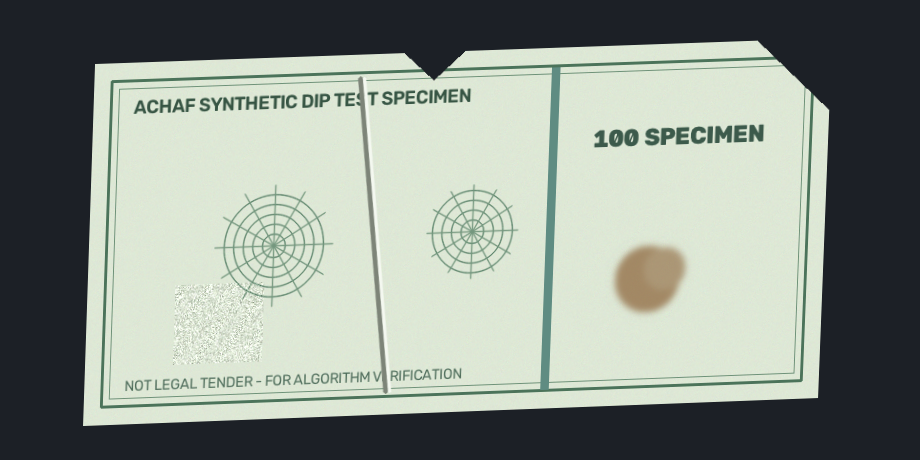
#> input picture sample_data/synthetic_specimen_angled_damaged.png, 920 x 460 px
$ python -i segmentation.py   (imports and definitions only)
#> lines starting #> are read from the running program, lines starting #| are printed output that depends on the picture; after the words box and inside, x2 and y2 are one past the last pixel; in counts of white or black regions, pixels touching at a corner belong together
"""Module 3: Currency Note Segmentation and Perspective Correction.

Isolates the currency note from its background using multi-cue foreground
extraction (Canny edges, Otsu/adaptive thresholding, border background modeling,
contour extraction, and quadrilateral approximation), performs 4-point
perspective rectification, and preserves both forward and inverse homography
matrices for accurate spatial localization.

When automatic segmentation cannot reliably isolate a quadrilateral contour,
the module explicitly reports segmentation failure and falls back to manual
margin cropping or full-frame analysis without pretending perspective correction
succeeded.
"""

from __future__ import annotations

from dataclasses import dataclass, field
from typing import List, Optional, Tuple

import cv2
import numpy as np

from config.settings import (
    AnalysisSettings,
    STANDARD_RECTIFIED_HEIGHT,
    STANDARD_RECTIFIED_WIDTH,
)


@dataclass
class SegmentationResult:
    """Result of currency-note segmentation and perspective rectification."""

    segmentation_succeeded: bool
    perspective_corrected: bool
    method_used: str  # "quad_perspective", "min_area_rect", "already_cropped", "manual_crop_fallback"
    rectified_rgb: np.ndarray
    rectified_mask: np.ndarray  # Binary mask (255 = note foreground, 0 = background/missing)
    original_contour_mask: np.ndarray  # Foreground mask in resized input coordinates
    detected_quad_corners: Optional[np.ndarray] = None  # Shape (4, 2) float32 in resized coords
    detected_contour: Optional[np.ndarray] = None
    homography: Optional[np.ndarray] = None      # 3x3 transform: resized -> rectified
    inv_homography: Optional[np.ndarray] = None  # 3x3 transform: rectified -> resized
    contour_area_ratio: float = 1.0
    estimated_aspect_ratio: float = 2.1
    status_message: str = ""
    warnings: List[str] = field(default_factory=list)


def order_quad_points(pts: np.ndarray) -> np.ndarray:
    """Order 4 points consistently as: top-left, top-right, bottom-right, bottom-left."""
    pts = np.asarray(pts, dtype=np.float32).reshape(4, 2)
    # Sort by y-coordinate (top two vs bottom two)
    y_sorted = pts[np.argsort(pts[:, 1])]
    top_pts = y_sorted[:2]
    bottom_pts = y_sorted[2:]

    tl, tr = top_pts[np.argsort(top_pts[:, 0])]
    bl, br = bottom_pts[np.argsort(bottom_pts[:, 0])]
    return np.array([tl, tr, br, bl], dtype=np.float32)


def _compute_foreground_mask(
    rgb_image: np.ndarray,
    canny_low: int = 40,
    canny_high: int = 140,
    alpha_mask: Optional[np.ndarray] = None,
) -> np.ndarray:
    """Combine border-background modeling, Otsu thresholding, and Canny edges to extract note mask."""
    h, w = rgb_image.shape[:2]

    # 1. If explicit alpha mask exists and has transparent background, use it directly
    if alpha_mask is not None and alpha_mask.shape[:2] == (h, w):
        if np.mean(alpha_mask < 128) > 0.03:
            mask = np.where(alpha_mask >= 128, 255, 0).astype(np.uint8)
            kernel = cv2.getStructuringElement(cv2.MORPH_RECT, (5, 5))
            return cv2.morphologyEx(mask, cv2.MORPH_CLOSE, kernel)

    gray = cv2.cvtColor(rgb_image, cv2.COLOR_RGB2GRAY)
    blurred = cv2.GaussianBlur(gray, (5, 5), 0)
    lab = cv2.cvtColor(rgb_image, cv2.COLOR_RGB2LAB).astype(np.float32)

    # 2. Estimate background color distribution from a thin outer frame (2% border)
    b_h = max(2, int(round(h * 0.025)))
    b_w = max(2, int(round(w * 0.025)))
    border_mask = np.zeros((h, w), dtype=bool)
    border_mask[:b_h, :] = True
    border_mask[-b_h:, :] = True
    border_mask[:, :b_w] = True
    border_mask[:, -b_w:] = True

    border_pixels_lab = lab[border_mask]
    bg_median_lab = np.median(border_pixels_lab, axis=0)
    border_std = float(np.mean(np.std(border_pixels_lab, axis=0)))

    # Color distance from border background in CIE Lab space
    diff_lab = np.linalg.norm(lab - bg_median_lab[np.newaxis, np.newaxis, :], axis=2)

    # Adaptive threshold on color distance if border is reasonably uniform
    if border_std < 28.0:
        dist_thresh = max(16.0, min(42.0, border_std * 2.2 + 12.0))
        bg_diff_mask = np.where(diff_lab > dist_thresh, 255, 0).astype(np.uint8)
    else:
        bg_diff_mask = np.zeros((h, w), dtype=np.uint8)

    # 3. Otsu thresholding (choose polarity that places center of image as foreground)
    _, otsu_mask = cv2.threshold(blurred, 0, 255, cv2.THRESH_BINARY + cv2.THRESH_OTSU)
    center_patch = otsu_mask[h // 3 : 2 * h // 3, w // 3 : 2 * w // 3]
    border_patch_mean = float(np.mean(otsu_mask[border_mask]))
    if float(np.mean(center_patch)) < border_patch_mean:
        otsu_mask = cv2.bitwise_not(otsu_mask)

    # 4. Canny edges + morphological closing
    edges = cv2.Canny(blurred, canny_low, canny_high)
    close_k = max(7, int(round(min(h, w) * 0.03)))
    if close_k % 2 == 0:
        close_k += 1
    kernel = cv2.getStructuringElement(cv2.MORPH_RECT, (close_k, close_k))
    edge_closed = cv2.morphologyEx(edges, cv2.MORPH_CLOSE, kernel)

    # Fill external contours of closed edges
    cnts, _ = cv2.findContours(edge_closed, cv2.RETR_EXTERNAL, cv2.CHAIN_APPROX_SIMPLE)
    edge_filled = np.zeros((h, w), dtype=np.uint8)
    if cnts:
        largest_edge_cnt = max(cnts, key=cv2.contourArea)
        if cv2.contourArea(largest_edge_cnt) > 0.12 * (h * w):
            cv2.drawContours(edge_filled, [largest_edge_cnt], -1, 255, thickness=cv2.FILLED)

    # Combine cues: prefer bg_diff_mask when strong, reinforced by otsu & edge_filled
    if np.mean(bg_diff_mask > 0) > 0.15 and np.mean(bg_diff_mask > 0) < 0.96:
        combined = cv2.bitwise_or(bg_diff_mask, edge_filled)
    else:
        combined = cv2.bitwise_or(otsu_mask, edge_filled)

    # Clean up mask with morphological closing then opening
    combined = cv2.morphologyEx(combined, cv2.MORPH_CLOSE, kernel)
    open_k = max(3, close_k // 2)
    if open_k % 2 == 0:
        open_k += 1
    open_kernel = cv2.getStructuringElement(cv2.MORPH_RECT, (open_k, open_k))
    combined = cv2.morphologyEx(combined, cv2.MORPH_OPEN, open_kernel)

    return combined


def _fit_quadrilateral_envelope(contour: np.ndarray) -> Tuple[np.ndarray, str]:
    """Fit a 4-corner quadrilateral envelope around a currency note contour.

    Uses convex hull polygon approximation first; if a clean 4-vertex polygon is
    not found or is geometrically skewed, uses the minimum-area bounding rectangle
    so that missing corners or edge tears remain inside the quadrilateral frame
    and can be measured as foreground deficits.
    """
    hull = cv2.convexHull(contour)
    peri = cv2.arcLength(hull, True)

    for eps_factor in (0.015, 0.025, 0.035, 0.05, 0.07):
        approx = cv2.approxPolyDP(hull, eps_factor * peri, True)
        if len(approx) == 4 and cv2.isContourConvex(approx):
            quad = order_quad_points(approx.reshape(4, 2))
            # Check that quad area is close to minAreaRect area (if a corner is torn off,
            # minAreaRect preserves the full expected corner while approxPolyDP might cut it)
            rect = cv2.minAreaRect(contour)
            box = cv2.boxPoints(rect)
            rect_area = max(1.0, float(cv2.contourArea(box)))
            quad_area = float(cv2.contourArea(quad))
            if 0.92 <= (quad_area / rect_area) <= 1.05:
                return quad, "quad_perspective"

    # Fallback to minimum-area bounding rectangle of the contour
    rect = cv2.minAreaRect(contour)
    box = cv2.boxPoints(rect)
    return order_quad_points(box), "min_area_rect"


def _rectify_from_quad(
    rgb_image: np.ndarray,
    contour_mask: np.ndarray,
    quad_pts: np.ndarray,
) -> Tuple[np.ndarray, np.ndarray, np.ndarray, np.ndarray, float]:
    """Warp image and foreground mask using 4 ordered quad corners into a canonical frame."""
    quad = order_quad_points(quad_pts)
    tl, tr, br, bl = quad

    width_top = float(np.linalg.norm(tr - tl))
    width_bottom = float(np.linalg.norm(br - bl))
    max_w = max(width_top, width_bottom, 1.0)

    height_left = float(np.linalg.norm(bl - tl))
    height_right = float(np.linalg.norm(br - tr))
    max_h = max(height_left, height_right, 1.0)

    # If the note is oriented vertically (portrait), rotate quad ordering so width > height
    if max_h > max_w * 1.15:
        quad = np.array([bl, tl, tr, br], dtype=np.float32)
        max_w, max_h = max_h, max_w

    aspect_ratio = float(max_w / max(max_h, 1.0))

    dst_w = STANDARD_RECTIFIED_WIDTH
    # Clamp target height to reasonable bounds while respecting note aspect ratio
    computed_h = int(round(dst_w / np.clip(aspect_ratio, 1.4, 2.8)))
    dst_h = max(240, min(560, computed_h))

    dst_pts = np.array(
        [
            [0.0, 0.0],
            [float(dst_w - 1), 0.0],
            [float(dst_w - 1), float(dst_h - 1)],
            [0.0, float(dst_h - 1)],
        ],
        dtype=np.float32,
    )

    homography = cv2.getPerspectiveTransform(quad, dst_pts)
    inv_homography = cv2.getPerspectiveTransform(dst_pts, quad)

    rectified_rgb = cv2.warpPerspective(
        rgb_image,
        homography,
        (dst_w, dst_h),
        flags=cv2.INTER_LINEAR,
        borderMode=cv2.BORDER_CONSTANT,
        borderValue=(0, 0, 0),
    )

    rectified_mask = cv2.warpPerspective(
        contour_mask,
        homography,
        (dst_w, dst_h),
        flags=cv2.INTER_NEAREST,
        borderMode=cv2.BORDER_CONSTANT,
        borderValue=0,
    )
    rectified_mask = np.where(rectified_mask >= 128, 255, 0).astype(np.uint8)

    return rectified_rgb, rectified_mask, homography, inv_homography, aspect_ratio


# [46 lines left out: function apply_manual_crop, not called in this run]


def segment_and_rectify_note(
    rgb_image: np.ndarray,
    settings: Optional[AnalysisSettings] = None,
    alpha_mask: Optional[np.ndarray] = None,
) -> SegmentationResult:
    """Segment the currency note from the background and rectify its perspective.

    Parameters
    ----------
    rgb_image : np.ndarray
        Preprocessed (resized) RGB uint8 image.
    settings : AnalysisSettings, optional
        Segmentation configuration parameters.
    alpha_mask : np.ndarray, optional
        Optional alpha channel mask resized to match `rgb_image`.

    Returns
    -------
    SegmentationResult
        Rectified note image, foreground mask, homographies, and diagnostic status.
    """
    cfg = settings or AnalysisSettings()
    h, w = rgb_image.shape[:2]

    # Check if user explicitly disabled auto-segmentation or requested manual crop
    if not cfg.enable_auto_segmentation or any(m > 0.001 for m in cfg.manual_crop_margins):
        return apply_manual_crop(rgb_image, cfg.manual_crop_margins)

    fg_mask = _compute_foreground_mask(
        rgb_image,
        canny_low=cfg.canny_low_threshold,
        canny_high=cfg.canny_high_threshold,
        alpha_mask=alpha_mask,
    )

    contours, _ = cv2.findContours(fg_mask, cv2.RETR_EXTERNAL, cv2.CHAIN_APPROX_SIMPLE)
    if not contours:
        res = apply_manual_crop(rgb_image, (0.0, 0.0, 0.0, 0.0))
        res.status_message = (
            "Automatic segmentation failed: no foreground contour detected. "
            "Falling back to unrectified full-frame image."
        )
        return res

    largest_cnt = max(contours, key=cv2.contourArea)
    cnt_area = float(cv2.contourArea(largest_cnt))
    img_area = float(h * w)
    area_ratio = cnt_area / max(img_area, 1.0)

    if area_ratio < cfg.min_note_area_ratio:
        res = apply_manual_crop(rgb_image, (0.0, 0.0, 0.0, 0.0))
        res.status_message = (
            f"Automatic segmentation failed: largest contour occupies only "
            f"{area_ratio * 100:.1f}% of the frame (minimum required: "
            f"{cfg.min_note_area_ratio * 100:.0f}%). Using manual/full-frame fallback."
        )
        return res

    # Build clean single-component contour mask
    clean_cnt_mask = np.zeros((h, w), dtype=np.uint8)
    cv2.drawContours(clean_cnt_mask, [largest_cnt], -1, 255, thickness=cv2.FILLED)

    quad_pts, fit_method = _fit_quadrilateral_envelope(largest_cnt)
    rect_rgb, rect_mask, H, H_inv, aspect = _rectify_from_quad(
        rgb_image, clean_cnt_mask, quad_pts
    )

    warnings: List[str] = []
    if aspect < 1.30 or aspect > 3.10:
        warnings.append(
            f"Detected contour aspect ratio ({aspect:.2f}:1) deviates from typical "
            "currency note proportions (~1.9:1 to 2.3:1). Verify that the note is "
            "fully visible and not occluded."
        )

    # Check if the contour covers almost the entire image frame (>= 97%)
    if area_ratio >= 0.97:
        return SegmentationResult(
            segmentation_succeeded=True,
            perspective_corrected=False,
            method_used="already_cropped",
            rectified_rgb=rect_rgb,
            rectified_mask=rect_mask,
            original_contour_mask=clean_cnt_mask,
            detected_quad_corners=quad_pts,
            detected_contour=largest_cnt,
            homography=H,
            inv_homography=H_inv,
            contour_area_ratio=area_ratio,
            estimated_aspect_ratio=aspect,
            status_message=(
                "Input image appears tightly cropped to the currency note boundary "
                f"(occupies {area_ratio * 100:.1f}% of frame). Standardized to canonical dimensions."
            ),
            warnings=warnings,
        )

    return SegmentationResult(
        segmentation_succeeded=True,
        perspective_corrected=True,
        method_used=fit_method,
        rectified_rgb=rect_rgb,
        rectified_mask=rect_mask,
        original_contour_mask=clean_cnt_mask,
        detected_quad_corners=quad_pts,
        detected_contour=largest_cnt,
        homography=H,
        inv_homography=H_inv,
        contour_area_ratio=area_ratio,
        estimated_aspect_ratio=aspect,
        status_message=(
            f"Note boundary segmented ({area_ratio * 100:.1f}% frame area) and "
            f"perspective rectified via {fit_method}."
        ),
        warnings=warnings,
    )

>>> import cv2
>>> picture = cv2.cvtColor(cv2.imread('../sample_data/synthetic_specimen_angled_damaged.png'), cv2.COLOR_BGR2RGB)
>>> result = segment_and_rectify_note(picture)
#> in _compute_foreground_mask, `lab = cv2.cvtColor(rgb_image, cv2.COLOR_RGB2LAB).astype(np.float32)`:
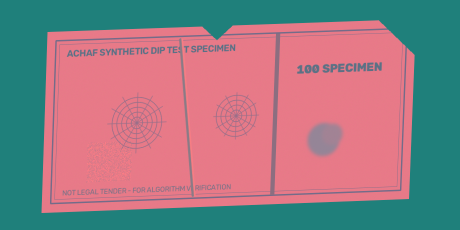
#> lab: shape (460, 920, 3) float32 (shown at 1/2 size); mean R, G, B 149.4, 123.4, 131.2
#> in _compute_foreground_mask, `bg_median_lab = np.median(border_pixels_lab, axis=0)`: bg_median_lab = [31, 128, 123]
#> in _compute_foreground_mask, `border_std = float(np.mean(np.std(border_pixels_lab, axis=0)))`: border_std = 0
#> in _compute_foreground_mask, `diff_lab = np.linalg.norm(lab - bg_median_lab[np.newaxis, np.newaxis, ..`:
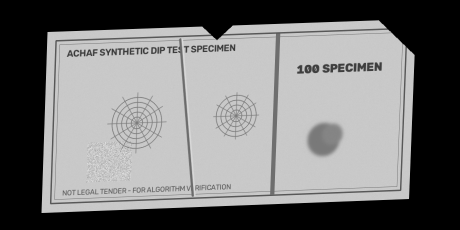
#> diff_lab: shape (460, 920) float32 (shown at 1/2 size); min 0, max 224.2, mean 118.5
#> in _compute_foreground_mask, `dist_thresh = max(16.0, min(42.0, border_std * 2.2 + 12.0))`: dist_thresh = 16
#> in _compute_foreground_mask, `bg_diff_mask = np.where(diff_lab > dist_thresh, 255, 0).astype(np.uint8)`:
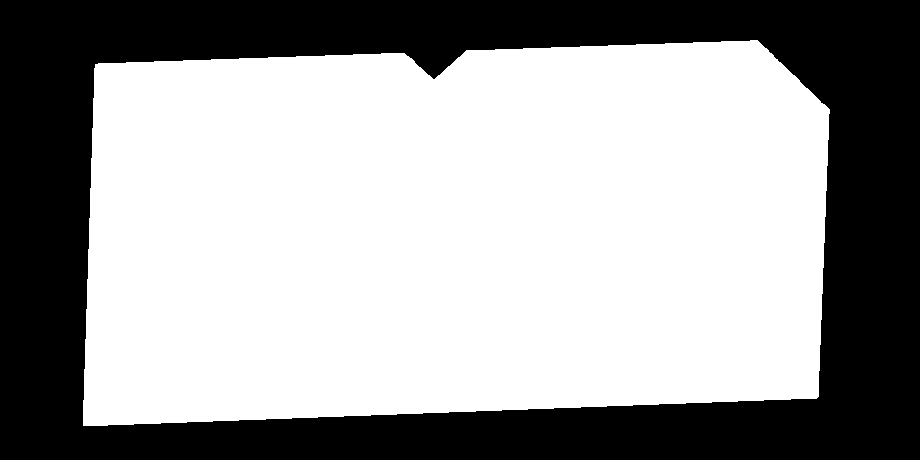
#> bg_diff_mask: shape (460, 920); 62.1% white; 1 black region, box (x1, y1, x2, y2) and area: (0, 0, 920, 460) 160465
#> in _compute_foreground_mask, `center_patch = otsu_mask[h // 3 : 2 * h // 3, w // 3 : 2 * w // 3]`:
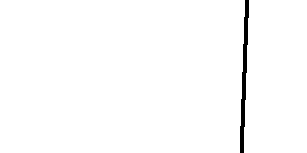
#> center_patch: shape (153, 307); 98.7% white; 1 black region, box (x1, y1, x2, y2) and area: (240, 0, 249, 153) 617
#> in _compute_foreground_mask, `border_patch_mean = float(np.mean(otsu_mask[border_mask]))`: border_patch_mean = 0
#> in _compute_foreground_mask, `edge_closed = cv2.morphologyEx(edges, cv2.MORPH_CLOSE, kernel)`:
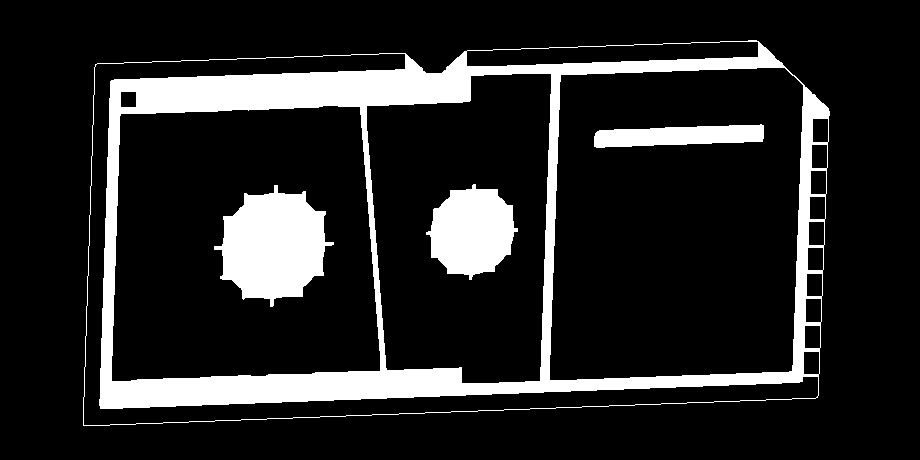
#> edge_closed: shape (460, 920); 14.8% white; 4 white regions
#> in _compute_foreground_mask, `cnts, _ = cv2.findContours(edge_closed, cv2.RETR_EXTERNAL, cv2.CHAIN_A..`: cnts = 1 contour; box (x1, y1, x2, y2) and area: (83, 40, 830, 426) 261895
#> in _compute_foreground_mask, `largest_edge_cnt = max(cnts, key=cv2.contourArea)`: largest_edge_cnt = contour of 201 points, box (x1, y1, x2, y2) (83, 40, 830, 426), area 261895
#> in segment_and_rectify_note, `contours, _ = cv2.findContours(fg_mask, cv2.RETR_EXTERNAL, cv2.CHAIN_A..`: contours = 1 contour; box (x1, y1, x2, y2) and area: (83, 40, 830, 426) 261908
#> in segment_and_rectify_note, `largest_cnt = max(contours, key=cv2.contourArea)`: largest_cnt = contour of 188 points, box (x1, y1, x2, y2) (83, 40, 830, 426), area 261908
#> in segment_and_rectify_note, `cnt_area = float(cv2.contourArea(largest_cnt))`: cnt_area = 261907.5
#> in segment_and_rectify_note, `area_ratio = cnt_area / max(img_area, 1.0)`: area_ratio = 0.619
#> in _fit_quadrilateral_envelope, `hull = cv2.convexHull(contour)`: hull = contour of 28 points, box (x1, y1, x2, y2) (83, 40, 830, 426), area 263727
#> in _fit_quadrilateral_envelope, `peri = cv2.arcLength(hull, True)`: peri = 2147.3
#> in segment_and_rectify_note, `quad_pts, fit_method = _fit_quadrilateral_envelope(largest_cnt)`: quad_pts = [[70.25, 63.89], [826.5, 37.2], [839.2, 399.2], [83.03, 425.9]]; fit_method = 'min_area_rect'
#> in _rectify_from_quad, `quad = order_quad_points(quad_pts)`: quad has the same summary as quad_pts in segment_and_rectify_note
#> in _rectify_from_quad, `tl, tr, br, bl = quad`: tl = [70.25, 63.89]; tr = [826.5, 37.2]; br = [839.2, 399.2]; bl = [83.03, 425.9]
#> in _rectify_from_quad, `width_top = float(np.linalg.norm(tr - tl))`: width_top = 756.7
#> in _rectify_from_quad, `height_left = float(np.linalg.norm(bl - tl))`: height_left = 362.3
#> in _rectify_from_quad, `aspect_ratio = float(max_w / max(max_h, 1.0))`: aspect_ratio = 2.09
#> in _rectify_from_quad, `computed_h = int(round(dst_w / np.clip(aspect_ratio, 1.4, 2.8)))`: computed_h = 383
#> in _rectify_from_quad, `dst_pts = np.array( [ [0.0, 0.0], [float(dst_w - 1), 0.0], [float(dst_..`: dst_pts = [[0, 0], [799, 0], [799, 382], [0, 382]]
#> in _rectify_from_quad, `homography = cv2.getPerspectiveTransform(quad, dst_pts)`: homography = [[1.06, -0.0372, -71.76], [0.0372, 1.05, -69.94], [1.39e-11, -9.81e-13, 1]]
#> in _rectify_from_quad, `inv_homography = cv2.getPerspectiveTransform(dst_pts, quad)`: inv_homography = [[0.946, 0.0334, 70.25], [-0.0334, 0.948, 63.89], [-1.32e-11, 4.65e-13, 1]]
#> in _rectify_from_quad, `rectified_rgb = cv2.warpPerspective( rgb_image, homography, (dst_w, ds..`:
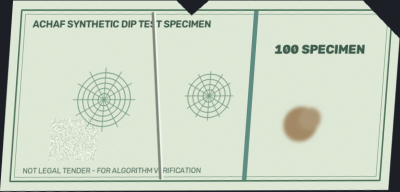
#> rectified_rgb: shape (383, 800, 3) (shown at 1/2 size); mean R, G, B 201.4, 212.4, 195.3
#> in _rectify_from_quad, `rectified_mask = cv2.warpPerspective( contour_mask, homography, (dst_w..`:
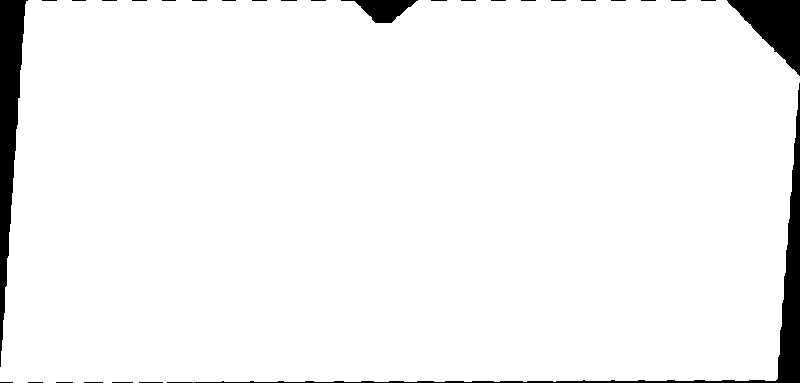
#> rectified_mask: shape (383, 800); 95.6% white; 31 black regions (24 under 20 px), largest, box (x1, y1, x2, y2) and area: (0, 0, 28, 367) 4805, (194, 83, 800, 383) 4601, (727, 0, 800, 76) 2825
#> in segment_and_rectify_note, `rect_rgb, rect_mask, H, H_inv, aspect = _rectify_from_quad( rgb_image,..`: H has the same summary as homography in _rectify_from_quad; H_inv has the same summary as inv_homography in _rectify_from_quad; aspect = 2.09
